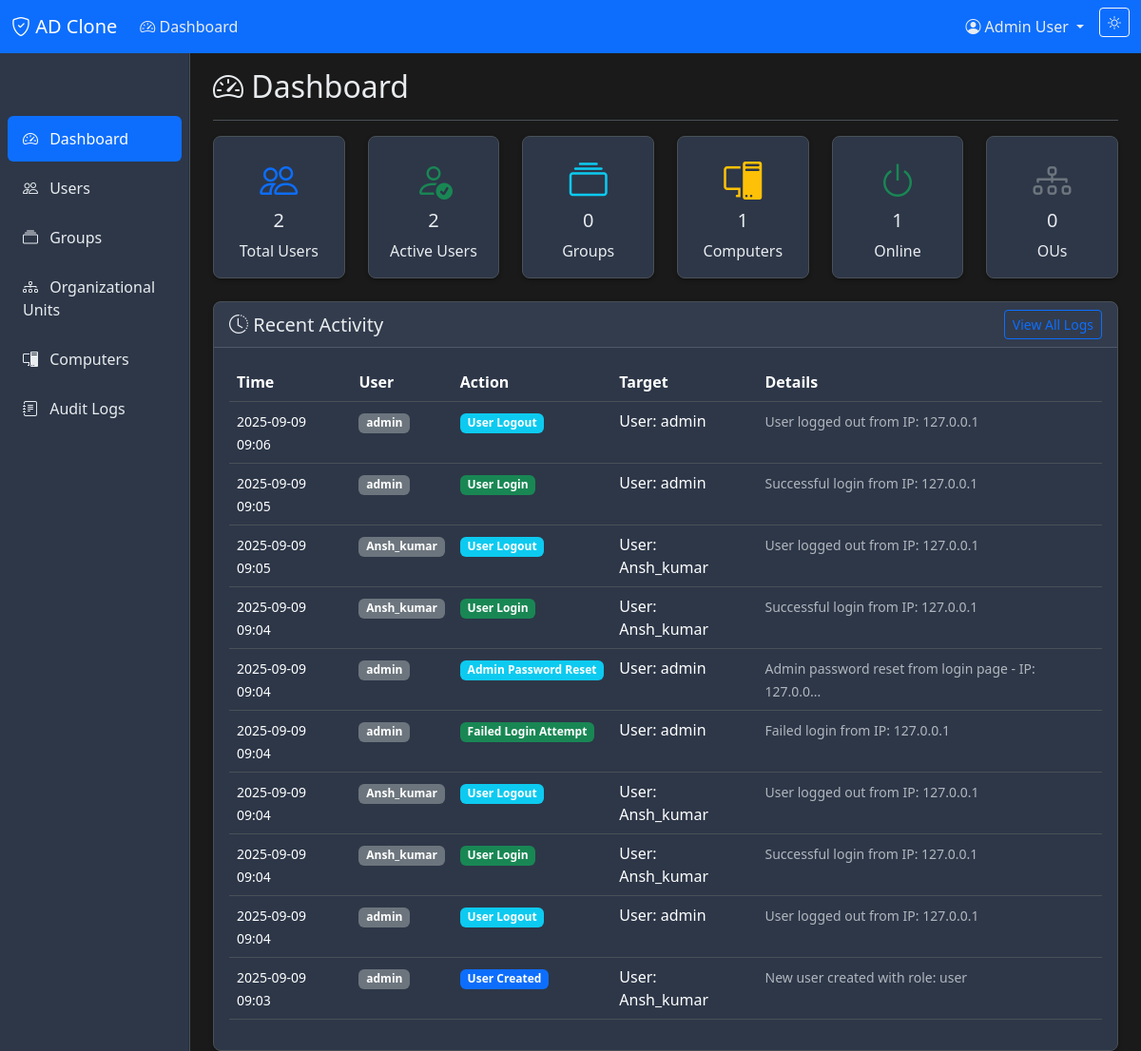
The page /dashboard (signed in) on the database its author committed.
### models.py (models this page shows, shortened)
class User(UserMixin, db.Model):
    id = db.Column(db.Integer, primary_key=True)
    username = db.Column(db.String(80), unique=True, nullable=False, index=True)
    email = db.Column(db.String(120), unique=True, nullable=False, index=True)
    password_hash = db.Column(db.String(255), nullable=False)
    first_name = db.Column(db.String(50), nullable=False)
    last_name = db.Column(db.String(50), nullable=False)
    role = db.Column(db.String(20), nullable=False, default='User')  # Admin or User
    is_active = db.Column(db.Boolean, default=True, nullable=False)
    failed_attempts = db.Column(db.Integer, default=0, nullable=False)
    locked_until = db.Column(db.DateTime, nullable=True)
    created_at = db.Column(db.DateTime, default=lambda: datetime.now(timezone.utc), nullable=False)
    last_login = db.Column(db.DateTime, nullable=True)
    groups = db.relationship('Group', secondary=user_groups, lazy='subquery',
                           backref=db.backref('members', lazy=True))
    audit_logs = db.relationship('AuditLog', backref='user', lazy=True)

class AuditLog(db.Model):
    id = db.Column(db.Integer, primary_key=True)
    user_id = db.Column(db.Integer, db.ForeignKey('user.id'), nullable=False)
    action = db.Column(db.String(100), nullable=False)
    target = db.Column(db.String(200), nullable=False)
    details = db.Column(db.Text, nullable=True)
    timestamp = db.Column(db.DateTime, default=datetime.utcnow, nullable=False, index=True)
    ip_address = db.Column(db.String(15), nullable=True)

### app.py (the view)
@app.route('/dashboard')
@login_required_with_message
def dashboard():
    stats = {
        'total_users': User.query.count(),
        'active_users': User.query.filter_by(is_active=True).count(),
        'total_groups': Group.query.count(),
        'total_computers': Computer.query.count(),
        'computers_online': Computer.query.filter_by(status='ON').count(),
        'total_ous': OrganizationalUnit.query.count(),
        'recent_logs': AuditLog.query.order_by(AuditLog.timestamp.desc()).limit(10).all()
    }
    return render_template('dashboard.html', title='Dashboard', stats=stats)

### app.py (called while the page is built)
def create_app(config_name=None):
    app = Flask(__name__)
    config_name = config_name or os.environ.get('FLASK_CONFIG', 'default')
    app.config.from_object(config[config_name])
    db.init_app(app)
    login_manager = LoginManager()
    login_manager.init_app(app)
    login_manager.login_view = 'login'
    login_manager.login_message = 'Please log in to access this page.'
    login_manager.login_message_category = 'warning'
    @login_manager.user_loader
    def load_user(user_id):
        return User.query.get(int(user_id))
    return app

### auth.py (called while the page is built)
def login_required_with_message(f):
    @wraps(f)
    def decorated_function(*args, **kwargs):
        if not current_user.is_authenticated:
            flash('Please log in to access this page.', 'warning')
            return redirect(url_for('login', next=request.url))
        if not current_user.is_active:
            flash('Your account has been deactivated. Please contact an administrator.', 'error')
            return redirect(url_for('login'))
        return f(*args, **kwargs)
    return decorated_function

### templates/dashboard.html
{% extends "base.html" %}
{% block content %}
<div class="d-flex justify-content-between flex-wrap flex-md-nowrap align-items-center pt-3 pb-2 mb-3 border-bottom">
    <h1 class="h2"><i class="bi bi-speedometer2"></i> Dashboard</h1>
</div>
<div class="row mb-4">
    <div class="col-md-2">
        <div class="card text-center">
            <div class="card-body">
                <i class="bi bi-people fs-1 text-primary"></i>
                <h5 class="card-title">{{ stats.total_users }}</h5>
                <p class="card-text">Total Users</p>
            </div>
        </div>
    </div>
    <div class="col-md-2">
        <div class="card text-center">
            <div class="card-body">
                <i class="bi bi-person-check fs-1 text-success"></i>
                <h5 class="card-title">{{ stats.active_users }}</h5>
                <p class="card-text">Active Users</p>
            </div>
        </div>
    </div>
    <div class="col-md-2">
        <div class="card text-center">
            <div class="card-body">
                <i class="bi bi-collection fs-1 text-info"></i>
                <h5 class="card-title">{{ stats.total_groups }}</h5>
                <p class="card-text">Groups</p>
            </div>
        </div>
    </div>
    <div class="col-md-2">
        <div class="card text-center">
            <div class="card-body">
                <i class="bi bi-pc-display fs-1 text-warning"></i>
                <h5 class="card-title">{{ stats.total_computers }}</h5>
                <p class="card-text">Computers</p>
            </div>
        </div>
    </div>
    <div class="col-md-2">
        <div class="card text-center">
            <div class="card-body">
                <i class="bi bi-power fs-1 text-success"></i>
                <h5 class="card-title">{{ stats.computers_online }}</h5>
                <p class="card-text">Online</p>
            </div>
        </div>
    </div>
    <div class="col-md-2">
        <div class="card text-center">
            <div class="card-body">
                <i class="bi bi-diagram-3 fs-1 text-secondary"></i>
                <h5 class="card-title">{{ stats.total_ous }}</h5>
                <p class="card-text">OUs</p>
            </div>
        </div>
    </div>
</div>
<div class="row">
    <div class="col-12">
        <div class="card">
            <div class="card-header d-flex justify-content-between align-items-center">
                <h5 class="mb-0"><i class="bi bi-clock-history"></i> Recent Activity</h5>
                <a href="{{ url_for('audit_logs') }}" class="btn btn-sm btn-outline-primary">View All Logs</a>
            </div>
            <div class="card-body">
                {% if stats.recent_logs %}
                    <div class="table-responsive">
                        <table class="table table-hover">
                            <thead>
                                <tr>
                                    <th>Time</th>
                                    <th>User</th>
                                    <th>Action</th>
                                    <th>Target</th>
                                    <th>Details</th>
                                </tr>
                            </thead>
                            <tbody>
                                {% for log in stats.recent_logs %}
                                <tr>
                                    <td>
                                        <small>{{ log.timestamp.strftime('%Y-%m-%d %H:%M') }}</small>
                                    </td>
                                    <td>
                                        <span class="badge bg-secondary">{{ log.user.username }}</span>
                                    </td>
                                    <td>
                                        <span class="badge
                                            {% if 'Login' in log.action %}bg-success
                                            {% elif 'Created' in log.action %}bg-primary
                                            {% elif 'Updated' in log.action %}bg-warning
                                            {% elif 'Deleted' in log.action %}bg-danger
                                            {% else %}bg-info{% endif %}">
                                            {{ log.action }}
                                        </span>
                                    </td>
                                    <td>{{ log.target }}</td>
                                    <td>
                                        <small class="text-muted">{{ log.details[:50] }}{% if log.details|length > 50 %}...{% endif %}</small>
                                    </td>
                                </tr>
                                {% endfor %}
                            </tbody>
                        </table>
                    </div>
                {% else %}
                    <p class="text-muted">No recent activity to display.</p>
                {% endif %}
            </div>
        </div>
    </div>
</div>
{% endblock %}

### templates/base.html (shortened to what this page needs)
<!DOCTYPE html>
<html lang="en" data-bs-theme="dark">
<head>
    <link href="https://cdn.jsdelivr.net/npm/bootstrap@5.3.2/dist/css/bootstrap.min.css" rel="stylesheet">
    <link href="https://cdn.jsdelivr.net/npm/bootstrap-icons@1.11.1/font/bootstrap-icons.css" rel="stylesheet">
    <link href="{{ url_for('static', filename='css/custom.css') }}" rel="stylesheet">
</head>
<body>
    {% if current_user.is_authenticated %}
    <nav class="navbar navbar-expand-lg navbar-dark bg-primary">
        <div class="container-fluid">
            <a class="navbar-brand" href="{{ url_for('dashboard') }}">
                <i class="bi bi-shield-check"></i> AD Clone
            </a>
            <div class="collapse navbar-collapse" id="navbarNav">
                <ul class="navbar-nav me-auto">
                    <li class="nav-item">
                        <a class="nav-link" href="{{ url_for('dashboard') }}">
                            <i class="bi bi-speedometer2"></i> Dashboard
                        </a>
                    </li>
                </ul>
                <ul class="navbar-nav">
                    <li class="nav-item dropdown">
                        <a class="nav-link dropdown-toggle" href="#" role="button" data-bs-toggle="dropdown">
                            <i class="bi bi-person-circle"></i> {{ current_user.first_name }} {{ current_user.last_name }}
                        </a>
                    </li>
                    <li class="nav-item">
                        <button class="btn btn-outline-light btn-sm ms-2" onclick="toggleTheme()" id="themeToggle">
                        </button>
                    </li>
                </ul>
            </div>
        </div>
    </nav>
    {% endif %}
    <div class="container-fluid">
        <div class="row">
            {% if current_user.is_authenticated %}
            <nav class="col-md-2 d-md-block bg-body-secondary sidebar collapse">
                <div class="position-sticky pt-3">
                    <ul class="nav flex-column">
                        <li class="nav-item">
                            <a class="nav-link {% if request.endpoint == 'dashboard' %}active{% endif %}"
                               href="{{ url_for('dashboard') }}">
                                <i class="bi bi-speedometer2"></i> Dashboard
                            </a>
                        </li>
                        <li class="nav-item">
                            <a class="nav-link {% if request.endpoint in ['users', 'add_user', 'edit_user'] %}active{% endif %}"
                               href="{{ url_for('users') }}">
                                <i class="bi bi-people"></i> Users
                            </a>
                        </li>
                        <li class="nav-item">
                            <a class="nav-link {% if request.endpoint in ['groups', 'add_group', 'edit_group'] %}active{% endif %}"
                               href="{{ url_for('groups') }}">
                                <i class="bi bi-collection"></i> Groups
                            </a>
                        </li>
                        <li class="nav-item">
                            <a class="nav-link {% if request.endpoint in ['organizational_units', 'add_ou'] %}active{% endif %}"
                               href="{{ url_for('organizational_units') }}">
                                <i class="bi bi-diagram-3"></i> Organizational Units
                            </a>
                        </li>
                        <li class="nav-item">
                            <a class="nav-link {% if request.endpoint in ['computers', 'add_computer', 'edit_computer'] %}active{% endif %}"
                               href="{{ url_for('computers') }}">
                                <i class="bi bi-pc-display"></i> Computers
                            </a>
                        </li>
                        <li class="nav-item">
                            <a class="nav-link {% if request.endpoint == 'audit_logs' %}active{% endif %}"
                               href="{{ url_for('audit_logs') }}">
                                <i class="bi bi-journal-text"></i> Audit Logs
                            </a>
                        </li>
                    </ul>
                </div>
            </nav>
            {% endif %}
            <main class="{% if current_user.is_authenticated %}col-md-9 ms-sm-auto col-lg-10 px-md-4{% else %}col-12{% endif %}">
                {% block content %}{% endblock %}
            </main>
        </div>
    </div>
</body>
</html>

### static/css/custom.css (style rules this page uses)
[data-bs-theme="dark"] { --bs-body-bg: #1a1a1a; --bs-body-color: #e9ecef; --bs-border-color: #495057; }
[data-bs-theme="dark"] .sidebar { background-color: #2d3748 !important; border-right: 1px solid #495057; }
[data-bs-theme="dark"] .nav-link { color: #e9ecef; }
[data-bs-theme="dark"] .nav-link.active { color: #ffffff; background-color: #0d6efd; }
[data-bs-theme="dark"] .card { background-color: #2d3748; border-color: #495057; }
[data-bs-theme="dark"] .table { --bs-table-bg: transparent; --bs-table-striped-bg: #495057; --bs-table-hover-bg: #495057; }
.sidebar { position: fixed; top: 56px; bottom: 0; left: 0; z-index: 100; padding: 48px 0 0; box-shadow: inset -1px 0 0 rgba(0, 0, 0, 0.1); }
.sidebar .nav-link { font-weight: 500; color: inherit; padding: 0.75rem 1rem; border-radius: 0.375rem; margin: 0.125rem 0.5rem; }
.sidebar .nav-link .bi { margin-right: 0.5rem; }
main { margin-top: 48px; }
.badge { font-size: 0.75em; }
#themeToggle { transition: all 0.3s ease; }
.card { border-radius: 0.5rem; box-shadow: 0 0.125rem 0.25rem rgba(0, 0, 0, 0.075); }
[data-bs-theme="dark"] .card { box-shadow: 0 0.125rem 0.25rem rgba(0, 0, 0, 0.3); }

### rows shown on the page
User: first_name "Admin", last_name "User"
AuditLog: timestamp "2025-09-09 09:06", user.username "admin", action "User Logout", target "User: admin", details "User logged out from IP: 127.0.0.1"
AuditLog: timestamp "2025-09-09 09:05", user.username "admin", action "User Login", target "User: admin", details "Successful login from IP: 127.0.0.1"
AuditLog: timestamp "2025-09-09 09:05", user.username "Ansh_kumar", action "User Logout", target "User: Ansh_kumar", details "User logged out from IP: 127.0.0.1"
AuditLog: timestamp "2025-09-09 09:04", user.username "Ansh_kumar", action "User Login", target "User: Ansh_kumar", details "Successful login from IP: 127.0.0.1"
AuditLog: timestamp "2025-09-09 09:04", user.username "admin", action "Admin Password Reset", target "User: admin", details "Admin password reset from login page - IP: 127.0.0"
AuditLog: timestamp "2025-09-09 09:04", user.username "admin", action "Failed Login Attempt", target "User: admin", details "Failed login from IP: 127.0.0.1"
AuditLog: timestamp "2025-09-09 09:04", user.username "Ansh_kumar", action "User Logout", target "User: Ansh_kumar", details "User logged out from IP: 127.0.0.1"
AuditLog: timestamp "2025-09-09 09:04", user.username "Ansh_kumar", action "User Login", target "User: Ansh_kumar", details "Successful login from IP: 127.0.0.1"
AuditLog: timestamp "2025-09-09 09:04", user.username "admin", action "User Logout", target "User: admin", details "User logged out from IP: 127.0.0.1"
AuditLog: timestamp "2025-09-09 09:03", user.username "admin", action "User Created", target "User: Ansh_kumar", details "New user created with role: user"

### other values the page prints
{{ stats.total_users }} "2"
{{ stats.active_users }} "2"
{{ stats.total_groups }} "0"
{{ stats.total_computers }} "1"
{{ stats.computers_online }} "1"
{{ stats.total_ous }} "0"
